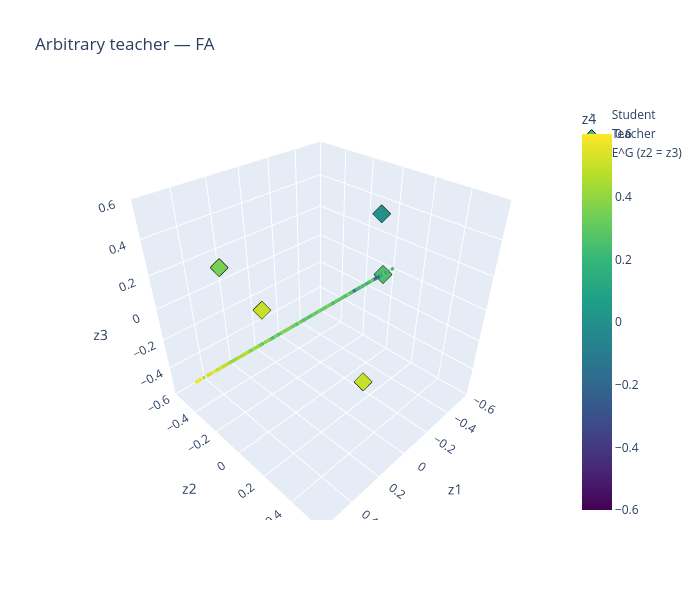

This figure's notebook cell:
### Code cell
plot_particles_3d(h_fa_arb["particles"][-1], teacher_arb, "Arbitrary teacher — FA", show_invariant_plane=True)

### Figure 1 — Plotly figure (JSON) as saved in the notebook; plotly's stock layout.template omitted (floating-point values rounded to 4 significant figures; data arrays with more than 128 entries replaced by an {"elided": "..."} marker saying what was removed)
{"data": [{"marker": {"cmax": 0.6, "cmin": -0.6, "color": {"elided": "500 float values"}, "colorbar": {"title": {"text": "z4"}}, "colorscale": [[0, "#440154"], [0.1111, "#482878"], [0.2222, "#3e4989"], [0.3333, "#31688e"], [0.4444, "#26828e"], [0.5556, "#1f9e89"], [0.6667, "#35b779"], [0.7778, "#6ece58"], [0.8889, "#b5de2b"], [1, "#fde725"]], "size": 2}, "mode": "markers", "name": "Student", "type": "scatter3d", "x": {"elided": "500 float values"}, "y": {"elided": "500 float values"}, "z": {"elided": "500 float values"}}, {"marker": {"cmax": 0.6, "cmin": -0.6, "color": [0.25, 0.5, 0.0, 0.5, 0.35], "colorscale": [[0, "#440154"], [0.1111, "#482878"], [0.2222, "#3e4989"], [0.3333, "#31688e"], [0.4444, "#26828e"], [0.5556, "#1f9e89"], [0.6667, "#35b779"], [0.7778, "#6ece58"], [0.8889, "#b5de2b"], [1, "#fde725"]], "line": {"color": "black", "width": 1}, "size": 6, "symbol": "diamond"}, "mode": "markers", "name": "Teacher", "type": "scatter3d", "x": [-0.5, 0.25, -0.25, 0.0, 0.35], "y": [0.0, 0.5, 0.15, -0.5, -0.35], "z": [0.0, 0.0, 0.5, -0.25, 0.25]}, {"cmax": 0.6, "cmin": -0.6, "colorscale": [[0, "#440154"], [0.1111, "#482878"], [0.2222, "#3e4989"], [0.3333, "#31688e"], [0.4444, "#26828e"], [0.5556, "#1f9e89"], [0.6667, "#35b779"], [0.7778, "#6ece58"], [0.8889, "#b5de2b"], [1, "#fde725"]], "hoverinfo": "name", "i": [0, 0], "intensity": [-0.6, 0.6, 0.6, -0.6], "j": [1, 2], "k": [2, 3], "name": "E^G (z2 = z3)", "opacity": 0.35, "showlegend": true, "showscale": false, "type": "mesh3d", "x": [-0.6, 0.6, 0.6, -0.6], "y": [-0.6, -0.6, 0.6, 0.6], "z": [-0.6, -0.6, 0.6, 0.6]}], "layout": {"height": 600, "scene": {"xaxis": {"range": [-0.6, 0.6], "title": {"text": "z1"}}, "yaxis": {"range": [-0.6, 0.6], "title": {"text": "z2"}}, "zaxis": {"range": [-0.6, 0.6], "title": {"text": "z3"}}}, "title": {"text": "Arbitrary teacher — FA"}, "width": 700}}
